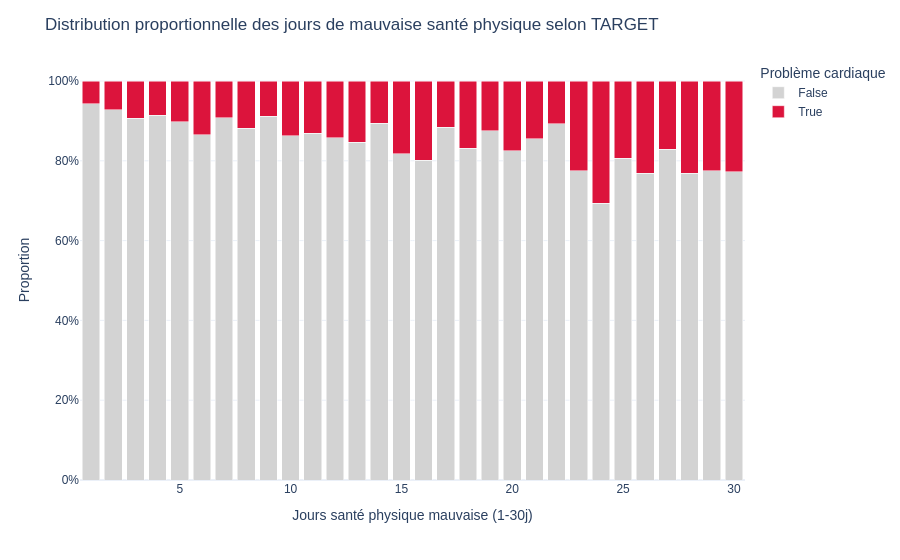

Write notebook code for a chart like this one.
### Markdown cell above
On compare la proportion de personnes à risque selon la zone dans laquelle ils vivent: urbaine ou rurale.

### Code cell
import plotly.express as px
df = df_full.copy()
# Copier le DataFrame et filtrer les valeurs valides
df_health = df[['PHYSHLTH', 'TARGET']].dropna()
df_health = df_health[df_health['PHYSHLTH'].between(1, 30)]  # garder 1-30

# Calculer le total par nombre de jours pour mettre en proportion
df_counts = (
    df_health.groupby(['PHYSHLTH', 'TARGET'])
    .size()
    .reset_index(name='count')
)

# Calcul du total par PHYSHLTH
totals = df_counts.groupby('PHYSHLTH')['count'].transform('sum')
df_counts['proportion'] = df_counts['count'] / totals

# Histogramme en proportion
fig = px.bar(
    df_counts,
    x='PHYSHLTH',
    y='proportion',
    color='TARGET',
    barmode='stack',  # empilé pour faire 100%
    color_discrete_map={0:'lightgrey', 1:'crimson'},
    labels={'PHYSHLTH':'Jours santé physique mauvaise (1-30j)',
            'proportion':'Proportion',
            'TARGET':'Problème cardiaque'}
)


fig.update_layout(
    title="Distribution proportionnelle des jours de mauvaise santé physique selon TARGET",
    yaxis=dict(tickformat=".0%"),  # afficher en pourcentage
    template='plotly_white',
    font=dict(family="Arial", size=12)
)

fig.show()

### Figure 1 — Plotly figure (JSON) as saved in the notebook; plotly's stock layout.template omitted (floating-point values rounded to 4 significant figures)
{"data": [{"hovertemplate": "Problème cardiaque=False<br>Jours santé physique mauvaise (1-30j)=%{x}<br>Proportion=%{y}<extra></extra>", "legendgroup": "False", "marker": {"color": "lightgrey", "pattern": {"shape": ""}}, "name": "False", "orientation": "v", "showlegend": true, "textposition": "auto", "type": "bar", "x": [1.0, 2.0, 3.0, 4.0, 5.0, 6.0, 7.0, 8.0, 9.0, 10.0, 11.0, 12.0, 13.0, 14.0, 15.0, 16.0, 17.0, 18.0, 19.0, 20.0, 21.0, 22.0, 23.0, 24.0, 25.0, 26.0, 27.0, 28.0, 29.0, 30.0], "xaxis": "x", "y": [0.9429, 0.9282, 0.907, 0.9142, 0.8983, 0.865, 0.9078, 0.8819, 0.9114, 0.8623, 0.8696, 0.8584, 0.8462, 0.8945, 0.8172, 0.8018, 0.8846, 0.8318, 0.875, 0.8253, 0.8549, 0.8923, 0.775, 0.6935, 0.8067, 0.7692, 0.8286, 0.7688, 0.7755, 0.7727], "yaxis": "y"}, {"hovertemplate": "Problème cardiaque=True<br>Jours santé physique mauvaise (1-30j)=%{x}<br>Proportion=%{y}<extra></extra>", "legendgroup": "True", "marker": {"color": "crimson", "pattern": {"shape": ""}}, "name": "True", "orientation": "v", "showlegend": true, "textposition": "auto", "type": "bar", "x": [1.0, 2.0, 3.0, 4.0, 5.0, 6.0, 7.0, 8.0, 9.0, 10.0, 11.0, 12.0, 13.0, 14.0, 15.0, 16.0, 17.0, 18.0, 19.0, 20.0, 21.0, 22.0, 23.0, 24.0, 25.0, 26.0, 27.0, 28.0, 29.0, 30.0], "xaxis": "x", "y": [0.05713, 0.07179, 0.09301, 0.08575, 0.1017, 0.135, 0.09219, 0.1181, 0.08861, 0.1377, 0.1304, 0.1416, 0.1538, 0.1055, 0.1828, 0.1982, 0.1154, 0.1682, 0.125, 0.1747, 0.1451, 0.1077, 0.225, 0.3065, 0.1933, 0.2308, 0.1714, 0.2312, 0.2245, 0.2273], "yaxis": "y"}], "layout": {"barmode": "stack", "font": {"family": "Arial", "size": 12}, "legend": {"title": {"text": "Problème cardiaque"}, "tracegroupgap": 0}, "margin": {"t": 60}, "title": {"text": "Distribution proportionnelle des jours de mauvaise santé physique selon TARGET"}, "xaxis": {"anchor": "y", "domain": [0, 1], "title": {"text": "Jours santé physique mauvaise (1-30j)"}}, "yaxis": {"anchor": "x", "domain": [0, 1], "tickformat": ".0%", "title": {"text": "Proportion"}}}}
